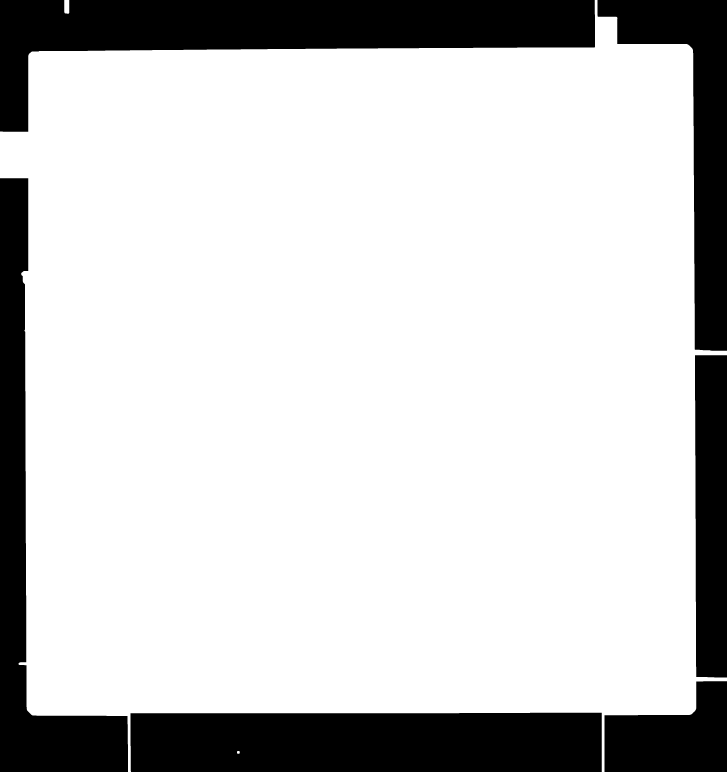
#> input picture erode/643_erode.jpg, 2908 x 3088 px, given as the content of the folder C:/Users/yzgua/Desktop/bat/test_erode_2, which was not available (shown at 1/4 size)
$ python test_erode.py
#> lines starting #> are read from the running program, lines starting #| are printed output that depends on the picture; after the words box and inside, x2 and y2 are one past the last pixel; in counts of white or black regions, pixels touching at a corner belong together; pictures that were not available may be replaced by others from this repository, and a replacement may not be noted
import cv2
import os

def erode(path, filename, root_path):
    # Load the image
#> called with filename = '643_erode'
    img_origin = cv2.imread(path)
#> img_origin is the input picture: shape (3088, 2908, 3); min 0, max 255, mean 203.3
    cv2.namedWindow('original', 0)
    cv2.imshow('original',img_origin)

    img = img_origin.copy()
    # img_crop = img_origin.copy()

    h, w, c = img.shape[:3]
#> h = 3088; w = 2908; c = 3
    # [7 lines of commented-out code are left out]


    gray = cv2.cvtColor(img,cv2.COLOR_BGR2GRAY)

    edged = cv2.Canny(img, 100, 600)
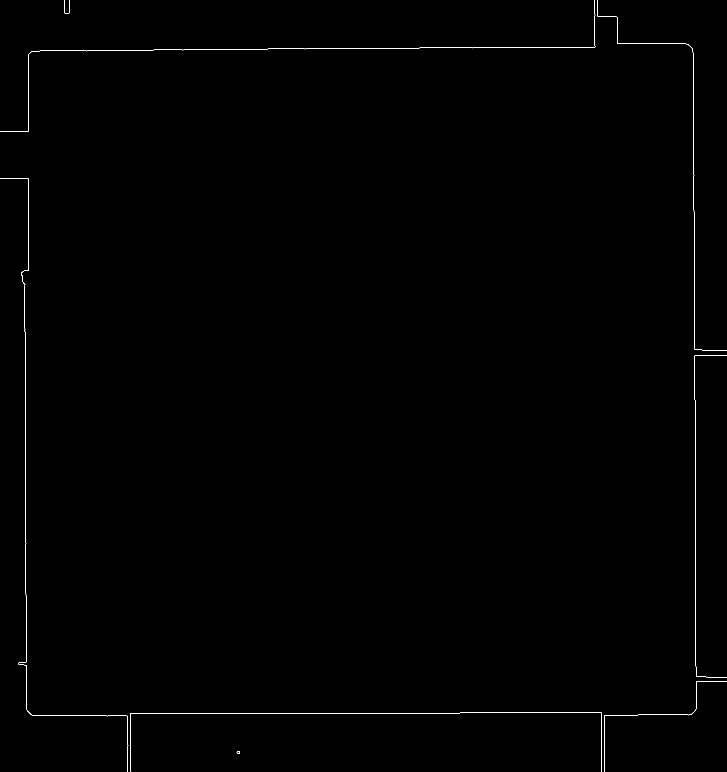
#> edged: shape (3088, 2908) (shown at 1/4 size); 0.14% white in thin lines or dots
    cv2.namedWindow('edge', 0)
    cv2.imshow('edge',edged)

    # Apply adaptive threshold
    thresh = cv2.adaptiveThreshold(edged, 255, 1, 1, 11, 2)
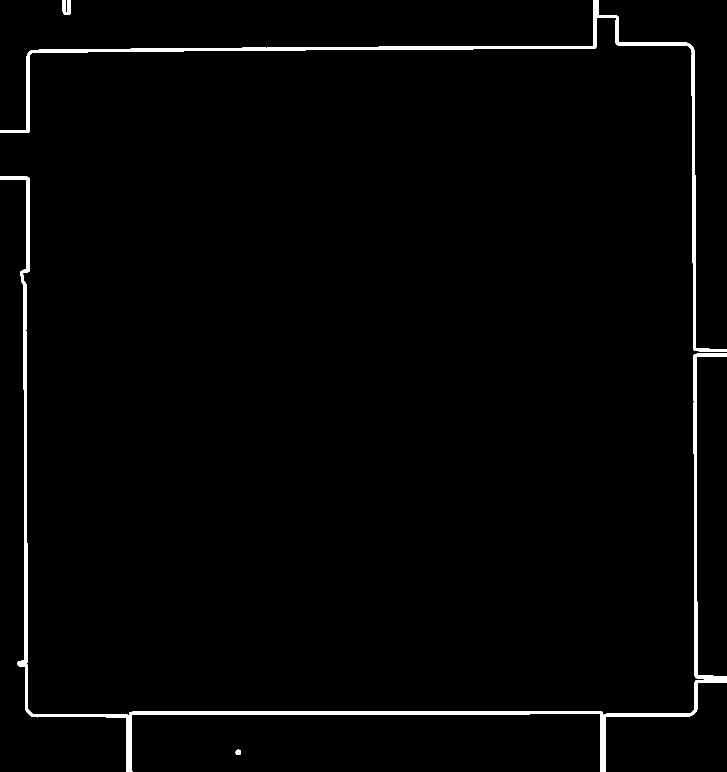
#> thresh: shape (3088, 2908) (shown at 1/4 size); 1.4% white; 5 white regions, box (x1, y1, x2, y2) and area: (0, 707, 2908, 3088) 61208, (0, 0, 2908, 1408) 47534, (2774, 1415, 2908, 2715) 15310, (251, 0, 282, 60) 1223, (943, 2999, 964, 3020) 328
    thresh_color = cv2.cvtColor(thresh, cv2.COLOR_GRAY2BGR)
    cv2.namedWindow('thresh', 0)
    cv2.imshow('thresh',thresh)

    # apply some dilation and erosion to join the gaps - change iteration to detect more or less area's
    thresh = cv2.dilate(thresh,None,iterations = 30)
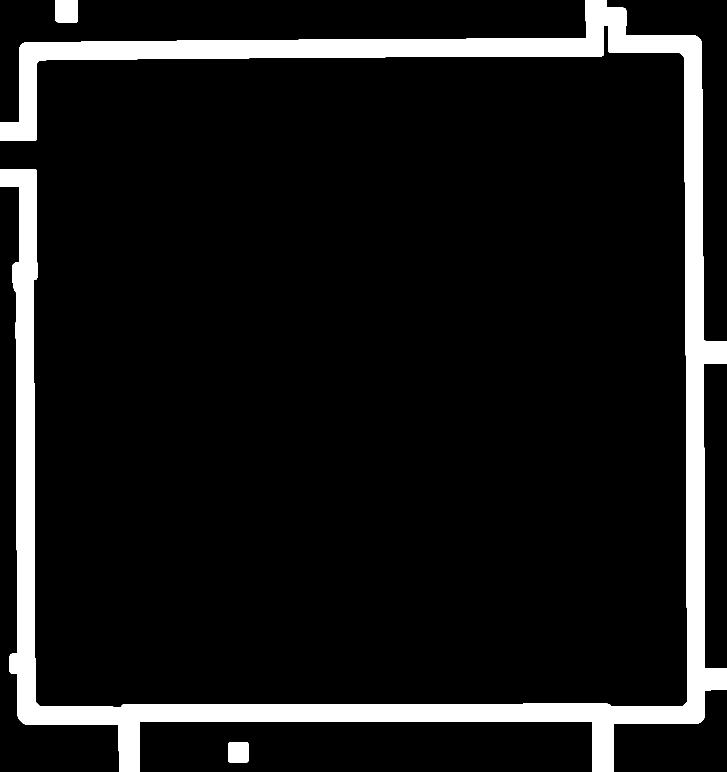
#> thresh: shape (3088, 2908) (shown at 1/4 size); 9.5% white; 3 white regions, box (x1, y1, x2, y2) and area: (0, 0, 2908, 3088) 835537, (221, 0, 312, 90) 8116, (913, 2969, 994, 3050) 6488
    cv2.namedWindow('dilate', 0)
    cv2.imshow('dilate',thresh)

    thresh = cv2.erode(thresh,None,iterations = 30)
#> thresh: shape (3088, 2908); 1.6% white; 3 white regions, box (x1, y1, x2, y2) and area: (0, 0, 2908, 3088) 139117, (251, 0, 282, 60) 1786, (943, 2999, 964, 3020) 368

    outpath_erode = root_path + "\\erode\\"+ filename +".jpg"

    erode = thresh.copy()
    cv2.imwrite(outpath_erode, erode)

def get_file_path(root_path,file_list,dir_list,fnlist):
    dir_or_files = os.listdir(root_path)
    for dir_file in dir_or_files:
        dir_file_path = os.path.join(root_path,dir_file)
        if os.path.isdir(dir_file_path):
            dir_list.append(dir_file_path)
            # get_file_path(dir_file_path,file_list,dir_list)
        else:
            fnlist.append(dir_file)
            file_list.append(dir_file_path)

if __name__ == "__main__":
    root_path = "C:\\Users\\yzgua\\Desktop\\bat\\test_erode_2"
    file_list = []
    dir_list = []
    fnlist = []
    get_file_path(root_path,file_list,dir_list, fnlist)


num = len(file_list)

# [13 lines of commented-out code are left out]

for i in range(num):
    path = file_list[i]
    filename = fnlist[i][:-4]
    print("path:", path)
    erode(path,filename, root_path)
